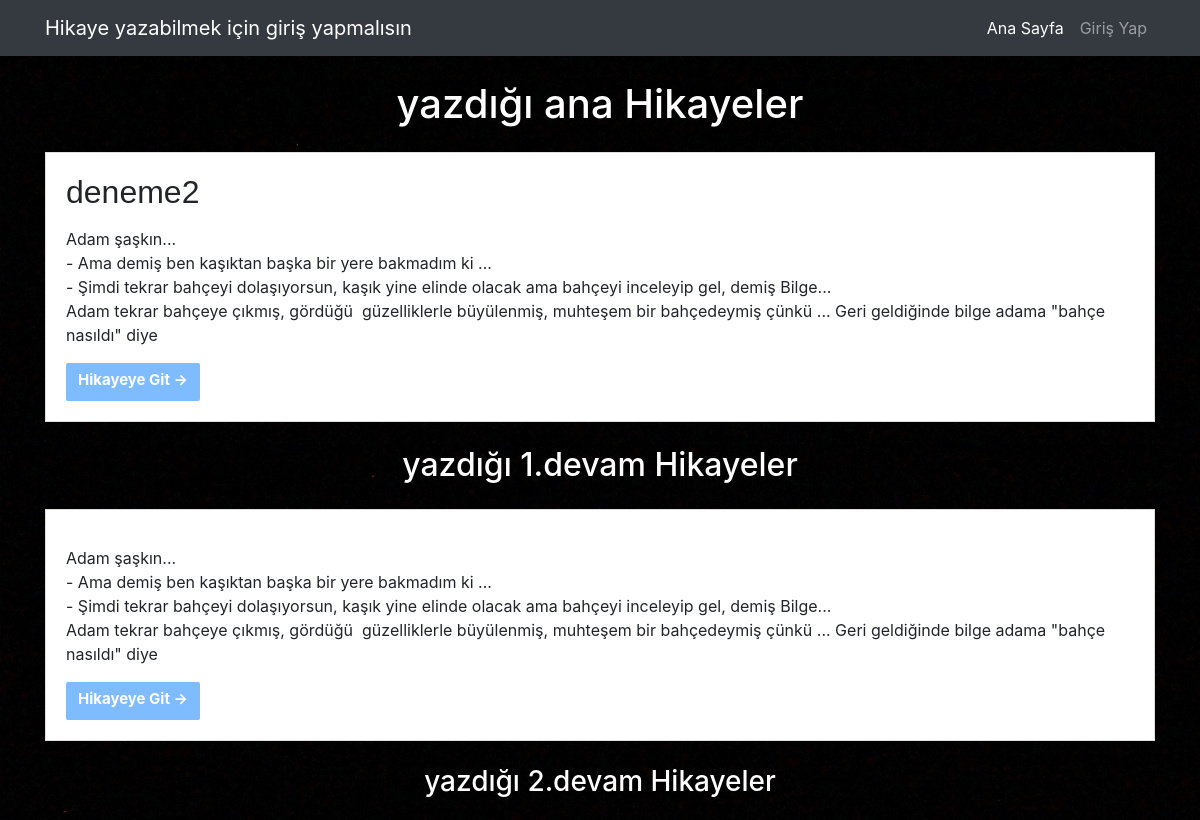
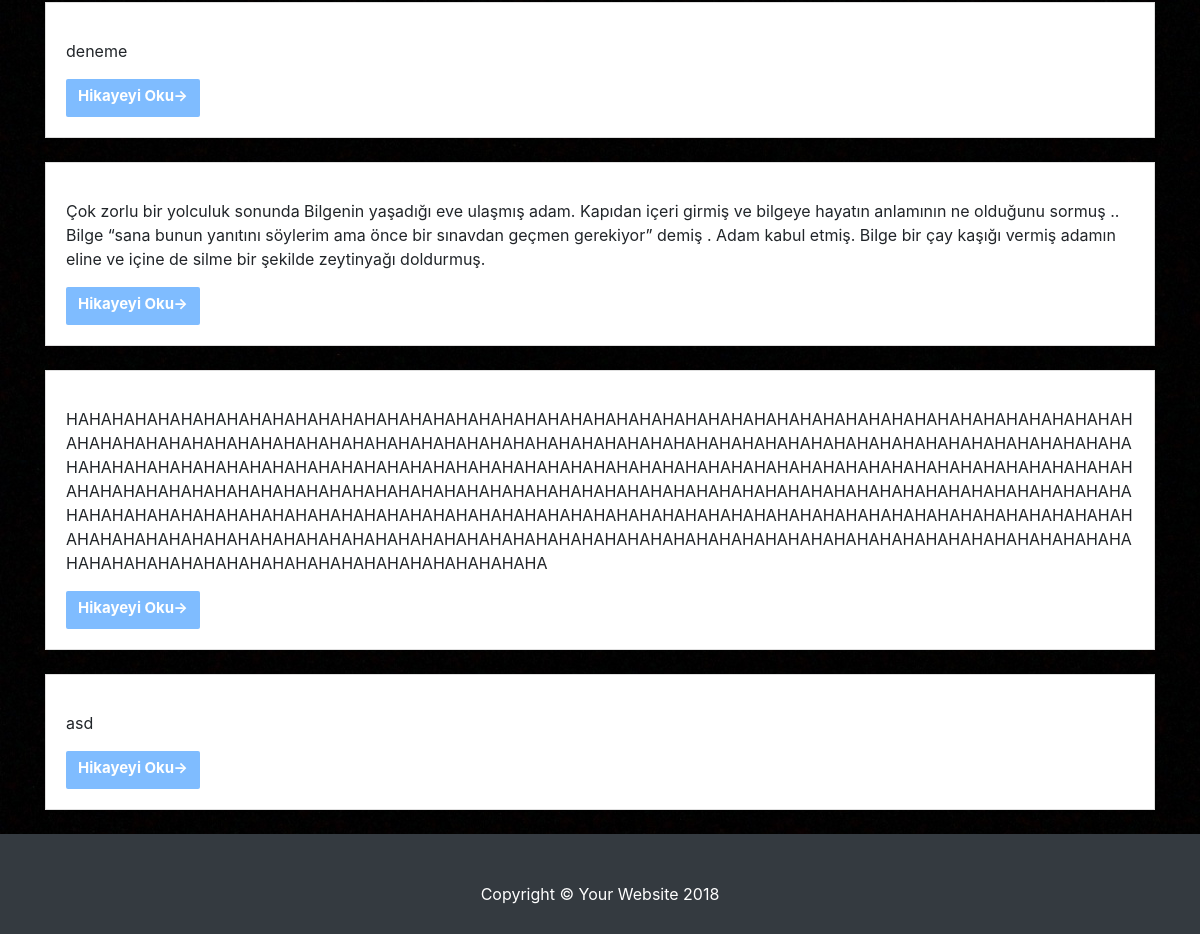
/profil.php?kullanici=efe, run on an earlier commit of the app's database (2 pictures, top to bottom).
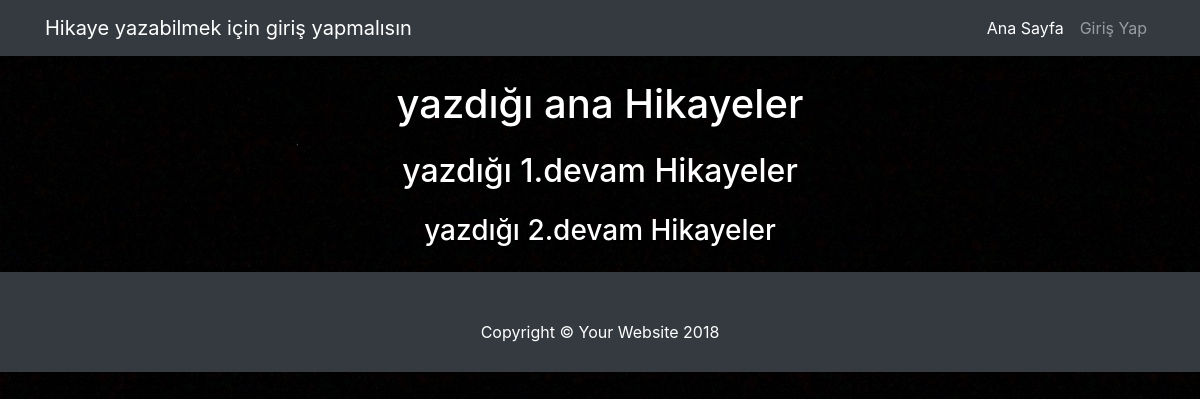
And on a later commit of the database.
### tables this page shows
CREATE TABLE `anahikaye` (
  `hikaye_id` int(100) NOT NULL AUTO_INCREMENT,
  `hikaye_baslik` varchar(200) NOT NULL,
  `hikaye_metin` varchar(700) NOT NULL,
  `hikaye_devambir` int(50) NOT NULL DEFAULT '0',
  `hikaye_devamiki` int(50) NOT NULL DEFAULT '0',
  `hikaye_devamuc` int(50) NOT NULL DEFAULT '0',
  `hikaye_tarih` timestamp NOT NULL DEFAULT CURRENT_TIMESTAMP,
  `hikaye_seviye` int(10) NOT NULL DEFAULT '0',
  `hikaye_begeni` int(100) NOT NULL DEFAULT '0',
  `kullanici_id` int(100) NOT NULL,
  PRIMARY KEY (`hikaye_id`),
  KEY `kullanici_id` (`kullanici_id`),
  KEY `hikaye_devambir` (`hikaye_devambir`),
  KEY `hikaye_devamuc` (`hikaye_devamuc`),
  KEY `hikaye_devamiki` (`hikaye_devamiki`),
  CONSTRAINT `anahikaye_ibfk_2` FOREIGN KEY (`kullanici_id`) REFERENCES `kullanici` (`kullanici_id`) ON DELETE CASCADE ON UPDATE CASCADE
);

CREATE TABLE `alternatifbir` (
  `alterbir_id` int(50) NOT NULL AUTO_INCREMENT,
  `alterbir_metin` varchar(700) NOT NULL,
  `alterbir_devambir` int(50) NOT NULL DEFAULT '0',
  `alterbir_devamiki` int(50) NOT NULL DEFAULT '0',
  `alterbir_devamuc` int(50) NOT NULL DEFAULT '0',
  `alterbir_parentid` int(100) NOT NULL,
  `alterbir_tarih` timestamp NOT NULL DEFAULT CURRENT_TIMESTAMP ON UPDATE CURRENT_TIMESTAMP,
  `alterbir_seviye` int(100) NOT NULL DEFAULT '1',
  `alterbir_begeni` int(100) NOT NULL DEFAULT '0',
  `kullanici_id` int(100) NOT NULL,
  PRIMARY KEY (`alterbir_id`),
  KEY `kullanici_id` (`kullanici_id`),
  KEY `alterbir_parentid` (`alterbir_parentid`),
  CONSTRAINT `alternatifbir_ibfk_3` FOREIGN KEY (`kullanici_id`) REFERENCES `kullanici` (`kullanici_id`) ON DELETE CASCADE ON UPDATE CASCADE,
  CONSTRAINT `alternatifbir_ibfk_4` FOREIGN KEY (`alterbir_parentid`) REFERENCES `anahikaye` (`hikaye_id`) ON DELETE CASCADE ON UPDATE CASCADE
);

CREATE TABLE `alternatifiki` (
  `alteriki_id` int(20) NOT NULL AUTO_INCREMENT,
  `alteriki_metin` varchar(700) NOT NULL,
  `alteriki_tarih` timestamp NOT NULL DEFAULT CURRENT_TIMESTAMP,
  `alteriki_parentid` int(10) NOT NULL,
  `alteriki_seviye` int(10) NOT NULL DEFAULT '2',
  `alteriki_begeni` int(100) NOT NULL DEFAULT '0',
  `kullanici_id` int(100) NOT NULL,
  PRIMARY KEY (`alteriki_id`),
  KEY `alteriki_parentid` (`alteriki_parentid`),
  KEY `kullanici_id` (`kullanici_id`),
  CONSTRAINT `alternatifiki_ibfk_3` FOREIGN KEY (`alteriki_parentid`) REFERENCES `alternatifbir` (`alterbir_id`) ON DELETE CASCADE ON UPDATE CASCADE,
  CONSTRAINT `alternatifiki_ibfk_4` FOREIGN KEY (`kullanici_id`) REFERENCES `kullanici` (`kullanici_id`) ON DELETE CASCADE ON UPDATE CASCADE
);

### profil.php (the view, shortened to what this page needs)
<?php
include 'functions.php';
$videos = $connection->prepare("SELECT * FROM anahikaye , kullanici where kullanici.kullanici_adi=:name and kullanici.kullanici_id=anahikaye.kullanici_id ORDER BY hikaye_id DESC");
$videos->execute(array('name'=>$_GET['kullanici']));
$videos=$videos->fetchAll(PDO::FETCH_OBJ);
$videos2 = $connection->prepare("SELECT * FROM alternatifbir , kullanici where kullanici.kullanici_adi=:name and kullanici.kullanici_id=alternatifbir.kullanici_id ORDER BY alterbir_id DESC");
$videos2->execute(array('name'=>$_GET['kullanici']));
$videos2=$videos2->fetchAll(PDO::FETCH_OBJ);
$videos3 = $connection->prepare("SELECT * FROM alternatifiki , kullanici where kullanici.kullanici_adi=:name and kullanici.kullanici_id=alternatifiki.kullanici_id ORDER BY alteriki_id DESC");
$videos3->execute(array('name'=>$_GET['kullanici']));
$videos3=$videos3->fetchAll(PDO::FETCH_OBJ);
include 'wiew/header.php';
?>
<div class="container">
  <div class="row">
    <div class="col-md-12">
      <h1 class="my-4">yazdığı ana Hikayeler
      </h1>
<?php foreach ($videos as  $value): ?>
  <div class="card mb-4">
    <div class="card-body">
      <h2 class="card-title"><?php echo $value->hikaye_baslik ?></h2>
      <p class="card-text"><?php echo $value->hikaye_metin ?></p>
      <a href="altergör.php?hikaye_id=<?php echo $value->hikaye_id ?>&seviye=<?php echo $value->hikaye_seviye ?>" class="btn btn-primary">Hikayeye Git &rarr;</a>
    </div>
  </div>
<?php endforeach; ?>
<h2 class="my-4">yazdığı 1.devam Hikayeler
</h2>
<?php foreach ($videos2 as  $value): ?>
<div class="card mb-4">
<div class="card-body">
<p class="card-text"><?php echo $value->alterbir_metin ?></p>
<a href="altergör.php?hikaye_id=<?php echo $value->alterbir_id ?>&seviye=<?php echo $value->alterbir_seviye ?>" class="btn btn-primary">Hikayeye Git &rarr;</a>
</div>
</div>
<?php endforeach; ?>
<h3 class="my-4">yazdığı 2.devam Hikayeler
</h3>
<?php foreach ($videos3 as  $value): ?>
<div class="card mb-4">
<div class="card-body">
<p class="card-text"><?php echo $value->alteriki_metin ?></p>
<a href="hikayeoku.php?hikaye_id=<?php echo $value->alteriki_id ?>&seviye=<?php echo $value->alteriki_seviye ?>&id=<?php echo $value->alteriki_parentid ?>" class="btn btn-primary">Hikayeyi Oku&rarr;</a>
</div>
</div>
<?php endforeach; ?>
    </div>
  </div>
</div>
<footer class="py-5 bg-dark">
  <div class="container">
    <p class="m-0 text-center text-white">Copyright &copy; Your Website 2018</p>
  </div>
</footer>
</body>
</html>

What changed in the data, as far as the page shows it:
removed anahikaye: hikaye_baslik "deneme2", hikaye_metin "Adam şaşkın... - Ama demiş ben kaşıktan başka bir yere bakmadım ki ... - Şimdi tekrar bahçeyi dolaşıyorsun, kaşık yine elinde olacak ama bahçeyi inceleyip gel, demiş Bilge... Adam tekrar bahçeye çıkmış, gördüğü güzelliklerle büyülenmiş, muhteşem bir bahçedeymiş çünkü ... Geri geldiğinde bilge adama \"bahçe nasıldı\" diye"
removed alternatifbir: alterbir_metin "Adam şaşkın... - Ama demiş ben kaşıktan başka bir yere bakmadım ki ... - Şimdi tekrar bahçeyi dolaşıyorsun, kaşık yine elinde olacak ama bahçeyi inceleyip gel, demiş Bilge... Adam tekrar bahçeye çıkmış, gördüğü güzelliklerle büyülenmiş, muhteşem bir bahçedeymiş çünkü ... Geri geldiğinde bilge adama \"bahçe nasıldı\" diye"
removed alternatifiki: alteriki_metin "deneme"
removed alternatifiki: alteriki_metin "Çok zorlu bir yolculuk sonunda Bilgenin yaşadığı eve ulaşmış adam. Kapıdan içeri girmiş ve bilgeye hayatın anlamının ne olduğunu sormuş .. Bilge “sana bunun yanıtını söylerim ama önce bir sınavdan geçmen gerekiyor” demiş . Adam kabul etmiş. Bilge bir çay kaşığı vermiş adamın eline ve içine de silme bir şekilde zeytinyağı doldurmuş."
removed alternatifiki: alteriki_metin "HAHAHAHAHAHAHAHAHAHAHAHAHAHAHAHAHAHAHAHAHAHAHAHAHAHAHAHAHAHAHAHAHAHAHAHAHAHAHAHAHAHAHAHAHAHAHAHAHAHAHAHAHAHAHAHAHAHAHAHAHAHAHAHAHAHAHAHAHAHAHAHAHAHAHAHAHAHAHAHAHAHAHAHAHAHAHAHAHAHAHAHAHAHAHAHAHAHAHAHAHAHAHAHAHAHAHAHAHAHAHAHAHAHAHAHAHAHAHAHAHAHAHAHAHAHAHAHAHAHAHAHAHAHAHAHAHAHAHAHAHAHAHAHAHAHAHAHAHAHAHAHAHAHAHAHAHAHAHAHAHAHAHAHAHAHAHAHAHAHAHAHAHAHAHAHAHAHAHAHAHAHAHAHAHAHAHAHAHAHAHAHAHAHAHAHAHAHAHAHAHAHAHAHAHAHAHAHAHAHAHAHAHAHAHAHAHAHAHAHAHAHAHAHAHAHAHAHAHAHAHAHAHAHAHAHAHAHAHAHAHAHAHAHAHAHAHAHAHAHAHAHAHAHAHAHAHAHAHAHAHAHAHAHAHAHAHAHAHAHAHAHAHAHAHAHAHAHAHAHAHAHAHAHAHAHAHAHAHAHAHAHAHAHAHAHAHAHAHAHA"
removed alternatifiki: alteriki_metin "asd"
